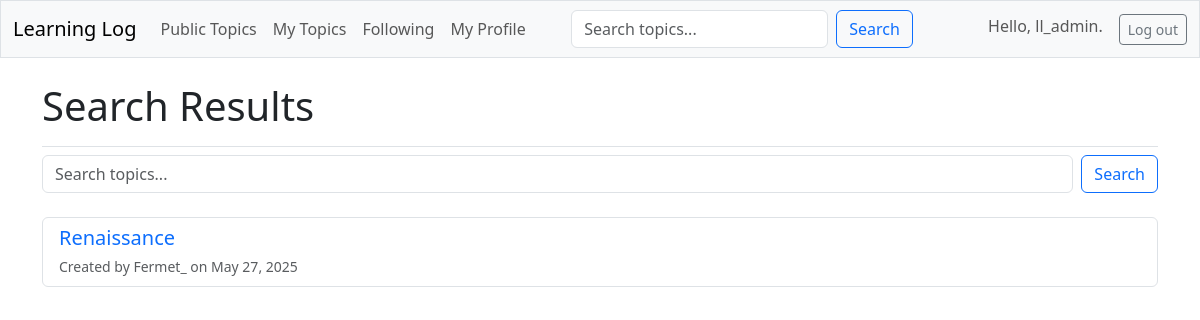
The app's page /search/ (signed in) with its own data.
### learning_logs/models.py (models this page shows, shortened)
class Topic(models.Model):
    text = models.CharField(max_length=200)
    date_added = models.DateTimeField(auto_now_add=True)
    owner = models.ForeignKey(User, on_delete=models.CASCADE)
    public = models.BooleanField(default=False)
    category = models.ForeignKey(Category, on_delete=models.SET_NULL, null=True, blank=True)

### learning_logs/views.py (the view)
# urls.py: path('search/', views.search_topics, name='search'),
@login_required
def search_topics(request):
    query = request.GET.get('q', '')
    if query:
        topics = Topic.objects.filter(
            Q(public=True) &
            (Q(text__icontains=query) | Q(entry__text__icontains=query))
        ).distinct()
    else:
        topics = Topic.objects.filter(public=True)
    context = {
        'topics': topics,
        'query': query,
    }
    return render(request, 'learning_logs/search_results.html', context)

### learning_logs/templates/learning_logs/search_results.html (shortened to what this page needs)
{% extends 'learning_logs/base.html' %}
{% block page_header %}
    <h1>Search Results</h1>
{% endblock page_header %}
{% block content %}
    <div class="mb-4">
        <form method="GET" action="{% url 'learning_logs:search' %}" class="d-flex">
            <input type="text" name="q" class="form-control me-2" placeholder="Search topics..." value="{{ query }}">
            <button type="submit" class="btn btn-outline-primary">Search</button>
        </form>
    </div>
    <div class="list-group">
        {% for topic in topics %}
            <div class="list-group-item">
                <h5 class="mb-1">
                    <a href="{% url 'learning_logs:topic' topic.id %}" class="text-decoration-none">
                        {{ topic.text }}
                    </a>
                </h5>
                <small class="text-muted">Created by {{ topic.owner.username }} on {{ topic.date_added|date:"M d, Y" }}</small>
            </div>
        {% empty %}
            <p>No topics found{% if query %} matching "{{ query }}"{% endif %}.</p>
        {% endfor %}
    </div>
{% endblock content %}

### learning_logs/templates/learning_logs/base.html (shortened to what this page needs)
<!doctype html>
<html lang="en">
<head>
    {% load django_bootstrap5 %}
    {% bootstrap_css %}
</head>
<body>
    <nav class="navbar navbar-expand-md navbar-light bg-light mb-4 border">
        <div class="container-fluid">
            <a class="navbar-brand" href="{% url 'learning_logs:index' %}">
                Learning Log</a>
            <div class="collapse navbar-collapse" id="navbarCollapse">
                <ul class="navbar-nav me-auto mb-2 mb-md-0">
                    <li class="nav-item">
                        <a class="nav-link" href="{% url 'learning_logs:public_topics' %}">
                            Public Topics</a>
                    </li>
                    {% if user.is_authenticated %}
                        <li class="nav-item">
                            <a class="nav-link" href="{% url 'learning_logs:topics' %}">
                                My Topics</a>
                        </li>
                        <li class="nav-item">
                            <a class="nav-link" href="{% url 'learning_logs:following_list' %}">
                                Following</a>
                        </li>
                        <li class="nav-item">
                            <a class="nav-link" href="{% url 'learning_logs:user_profile' user.username %}">
                                My Profile</a>
                        </li>
                    {% endif %}
                </ul>
                <form class="d-flex me-auto" method="GET" action="{% url 'learning_logs:search' %}">
                    <input class="form-control me-2" type="search" name="q" placeholder="Search topics..." aria-label="Search">
                    <button class="btn btn-outline-primary" type="submit">Search</button>
                </form>
                <ul class="navbar-nav ms-auto mb-2 mb-md-0">
                    {% if user.is_authenticated %}
                        <li class="nav-item">
                            <span class="navbar-text me-3">Hello, {{ user.username }}.
                            </span>
                        </li>
                        <li class="nav-item">
                            <form action="{% url 'accounts:logout' %}" method='post' class="d-inline">
                                <button type='submit' class='btn btn-outline-secondary btn-sm'>
                                    Log out</button>
                            </form>
                        </li>
                    {% endif %}
                </ul>
            </div>
        </div>
    </nav>
    <main class="container">
        <div class="pb-2 mb-2 border-bottom">
            {% block page_header %}{% endblock page_header %}
        </div>
        <div>
            {% block content %}{% endblock content %}
        </div>
    </main>
</body>
</html>

### records on screen
Topic: text "Renaissance", owner.username "Fermet_", date_added "May 27, 2025"

### other values on screen
{{ user.username }} "ll_admin"
